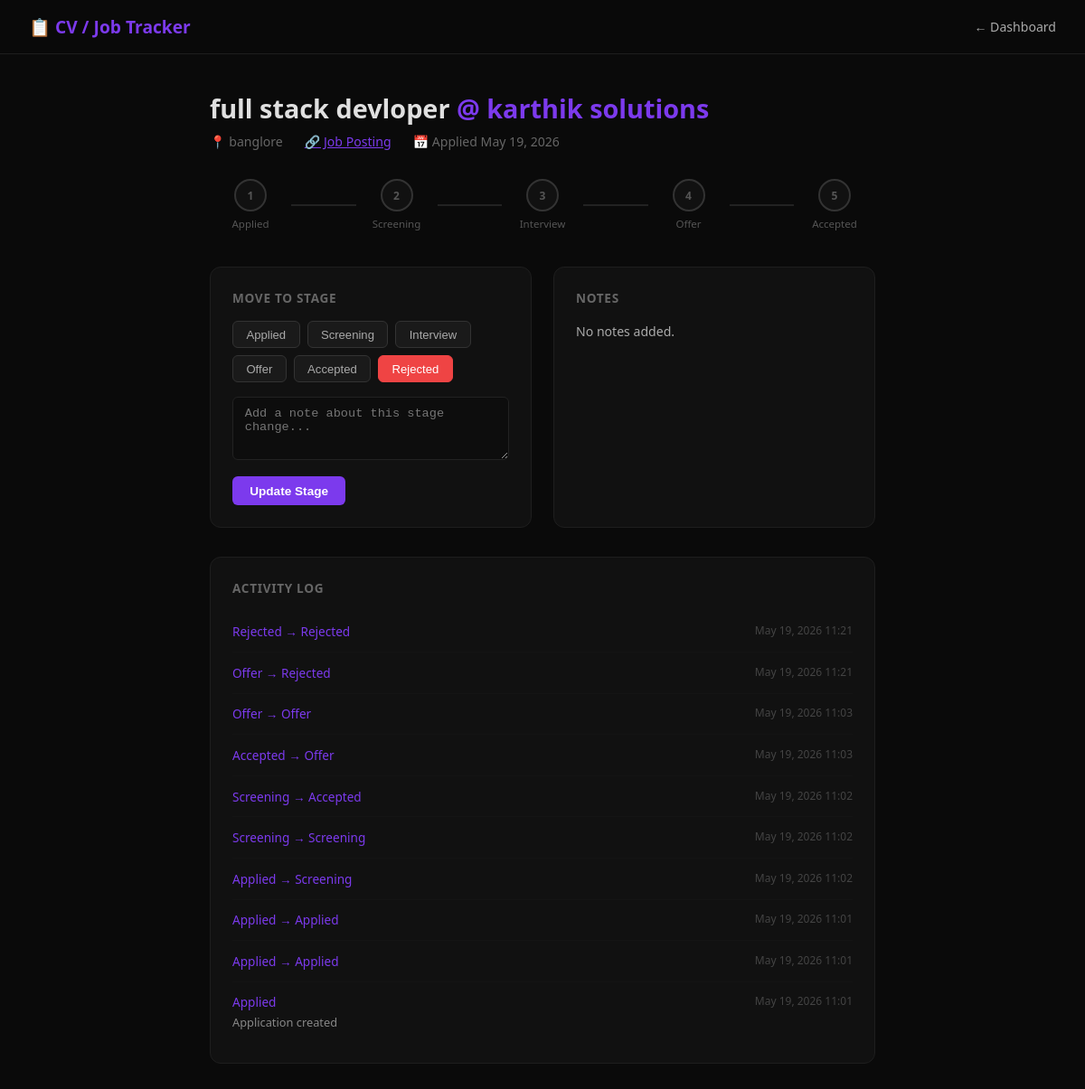
Page /workflow/1/ on the committed database.
### workflow/models.py (models this page shows, shortened)
class JobApplication(models.Model):
    company     = models.CharField(max_length=200)
    role        = models.CharField(max_length=200)
    location    = models.CharField(max_length=200, blank=True)
    url         = models.URLField(blank=True)
    stage       = models.CharField(max_length=20, choices=STAGES, default='applied')
    notes       = models.TextField(blank=True)
    applied_on  = models.DateField(auto_now_add=True)
    updated_on  = models.DateTimeField(auto_now=True)
    class Meta:
        ordering = ['-updated_on']
    def stage_index(self):
        active = ['applied', 'screening', 'interview', 'offer', 'accepted']
        try:
            return active.index(self.stage)
        except ValueError:
            return -1

class StageLog(models.Model):
    application = models.ForeignKey(JobApplication, on_delete=models.CASCADE, related_name='logs')
    from_stage  = models.CharField(max_length=20)
    to_stage    = models.CharField(max_length=20)
    note        = models.TextField(blank=True)
    timestamp   = models.DateTimeField(auto_now_add=True)
    class Meta:
        ordering = ['-timestamp']

### workflow/views.py (the view)
def detail(request, pk):
    app = get_object_or_404(JobApplication, pk=pk)
    return render(request, 'workflow/detail.html', {'app': app, 'stages': STAGES, 'stage_order': STAGE_ORDER})

### templates/workflow/detail.html (shortened to what this page needs)
<!DOCTYPE html>
<html lang="en">
<head>
</head>
<body>
<header>
    <h1>📋 CV / Job Tracker</h1>
    <a href="{% url 'workflow_home' %}">← Dashboard</a>
</header>
<div class="container">
    <div class="top">
        <h2>{{ app.role }} <span>@ {{ app.company }}</span></h2>
        <div class="meta">
            {% if app.location %}<span>📍 {{ app.location }}</span>{% endif %}
            {% if app.url %}<span><a href="{{ app.url }}" target="_blank">🔗 Job Posting</a></span>{% endif %}
            <span>📅 Applied {{ app.applied_on }}</span>
        </div>
    </div>
    <div class="pipeline">
        {% for s in stage_order %}
        {% with idx=forloop.counter0 %}
        <div class="pipe-step">
            <div class="pipe-circle
                ">{{ forloop.counter }}</div>
            <div class="pipe-label
                ">
                {{ s|capfirst }}
            </div>
        </div>
        {% if not forloop.last %}
        <div class="pipe-connector {% if app.stage_index > idx %}done{% endif %}"></div>
        {% endif %}
        {% endwith %}
        {% endfor %}
    </div>
    <div class="grid">
        <div class="card">
            <h3>Move to Stage</h3>
            <form method="post" action="{% url 'advance_stage' app.pk %}" id="stageForm">
                <div class="stage-btns">
                    {% for key, label in stages %}
                    <button type="button"
                        class="stage-btn {% if key == 'rejected' %}rejected-btn{% endif %} {% if app.stage == key %}selected{% endif %}"
                        onclick="selectStage('{{ key }}', this)">{{ label }}</button>
                    {% endfor %}
                </div>
                <textarea name="note" placeholder="Add a note about this stage change..."></textarea>
                <button type="submit" class="save-btn">Update Stage</button>
            </form>
        </div>
        <div class="card">
            <h3>Notes</h3>
            <p class="notes-text">{{ app.notes|default:"No notes added." }}</p>
        </div>
    </div>
    <div class="card">
        <h3>Activity Log</h3>
        {% for log in app.logs.all %}
        <div class="log-item">
            <div style="flex:1">
                <div class="log-arrow">
                    {% if log.from_stage %}{{ log.from_stage|capfirst }} → {% endif %}{{ log.to_stage|capfirst }}
                </div>
                {% if log.note %}<div class="log-note">{{ log.note }}</div>{% endif %}
            </div>
            <div class="log-time">{{ log.timestamp|date:"M d, Y H:i" }}</div>
        </div>
        {% empty %}
        <p style="color:#444; font-size:0.85rem;">No activity yet.</p>
        {% endfor %}
    </div>
</div>
</body>
</html>

### templates/workflow/detail.html (style rules this page uses)
* { margin: 0; padding: 0; box-sizing: border-box; }
body { font-family: 'Segoe UI', sans-serif; background: #0a0a0a; color: #e0e0e0; min-height: 100vh; }
header { background: rgba(10,10,10,0.97); border-bottom: 1px solid #1e1e1e; padding: 1rem 2rem; display: flex; justify-content: space-between; align-items: center; }
header h1 { color: #7c3aed; font-size: 1.2rem; }
header a { color: #aaa; text-decoration: none; font-size: 0.88rem; }
.container { max-width: 800px; margin: 2.5rem auto; padding: 0 2rem; }
.top { margin-bottom: 2rem; }
.top h2 { font-size: 1.8rem; margin-bottom: 0.3rem; }
.top h2 span { color: #7c3aed; }
.meta { color: #666; font-size: 0.88rem; display: flex; gap: 1.5rem; flex-wrap: wrap; margin-top: 0.5rem; }
.meta a { color: #7c3aed; }
.pipeline { display: flex; align-items: center; margin: 2rem 0; overflow-x: auto; padding-bottom: 0.5rem; }
.pipe-step { display: flex; flex-direction: column; align-items: center; min-width: 90px; }
.pipe-circle { width: 36px; height: 36px; border-radius: 50%; border: 2px solid #333; display: flex; align-items: center; justify-content: center; font-size: 0.75rem; background: #111; color: #555; font-weight: 700; transition: all 0.3s; }
.pipe-label { font-size: 0.72rem; color: #555; margin-top: 0.4rem; text-align: center; }
.pipe-connector { flex: 1; height: 2px; background: #222; min-width: 20px; }
.grid { display: grid; grid-template-columns: 1fr 1fr; gap: 1.5rem; margin-bottom: 2rem; }
.card { background: #111; border: 1px solid #1e1e1e; border-radius: 12px; padding: 1.5rem; }
.card h3 { font-size: 0.85rem; color: #666; text-transform: uppercase; letter-spacing: 0.05em; margin-bottom: 1rem; }
.stage-btns { display: flex; flex-wrap: wrap; gap: 0.5rem; margin-bottom: 1rem; }
.stage-btn { padding: 0.4rem 0.9rem; border-radius: 6px; border: 1px solid #333; background: #1a1a1a; color: #aaa; cursor: pointer; font-size: 0.82rem; transition: all 0.2s; }
.stage-btn.selected { background: #7c3aed; border-color: #7c3aed; color: white; }
.stage-btn.rejected-btn.selected { background: #ef4444; border-color: #ef4444; }
textarea { width: 100%; background: #0d0d0d; border: 1px solid #222; border-radius: 6px; padding: 0.6rem 0.8rem; color: #e0e0e0; font-size: 0.85rem; resize: vertical; min-height: 70px; outline: none; margin-bottom: 0.8rem; }
.save-btn { background: #7c3aed; color: white; border: none; border-radius: 6px; padding: 0.55rem 1.2rem; font-size: 0.85rem; font-weight: 600; cursor: pointer; }
.log-item { display: flex; gap: 1rem; padding: 0.8rem 0; border-bottom: 1px solid #141414; font-size: 0.85rem; }
.log-item:last-child { border-bottom: none; }
.log-arrow { color: #7c3aed; white-space: nowrap; }
.log-note { color: #888; font-size: 0.8rem; margin-top: 0.2rem; }
.log-time { color: #444; font-size: 0.75rem; white-space: nowrap; }
.notes-text { color: #aaa; font-size: 0.88rem; line-height: 1.7; white-space: pre-wrap; }

### rows in the picture
JobApplication: role "full stack devloper", company "karthik solutions", location "banglore", applied_on "May 19, 2026", stage "rejected" (drawn), notes "No notes added."
StageLog: from_stage "Rejected", to_stage "Rejected", timestamp "May 19, 2026 11:21"
StageLog: from_stage "Offer", to_stage "Rejected", timestamp "May 19, 2026 11:21"
StageLog: from_stage "Offer", to_stage "Offer", timestamp "May 19, 2026 11:03"
StageLog: from_stage "Accepted", to_stage "Offer", timestamp "May 19, 2026 11:03"
StageLog: from_stage "Screening", to_stage "Accepted", timestamp "May 19, 2026 11:02"
StageLog: from_stage "Screening", to_stage "Screening", timestamp "May 19, 2026 11:02"
StageLog: from_stage "Applied", to_stage "Screening", timestamp "May 19, 2026 11:02"
StageLog: from_stage "Applied", to_stage "Applied", timestamp "May 19, 2026 11:01"
StageLog: from_stage "Applied", to_stage "Applied", timestamp "May 19, 2026 11:01"
StageLog: to_stage "Applied", note "Application created", timestamp "May 19, 2026 11:01"

### other values in the picture
{{ s|capfirst }} "Applied" "Screening" "Interview" "Offer" "Accepted"
{{ label }} "Applied" "Screening" "Interview" "Offer" "Accepted" "Rejected"
